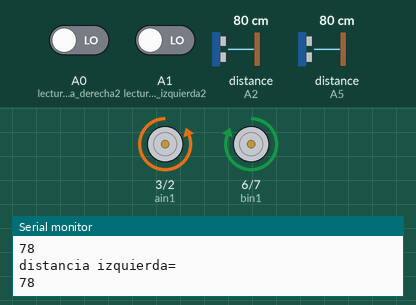
A sketch run on a simulated Arduino Uno, built with avr-gcc and run on an emulated ATmega328P. On the bench: motor-driver pin pairs drawn as motors (green arrow = first pin HIGH = forward, orange = second pin HIGH = backward, longer = more drive), the last lines printed to the serial monitor. Wiring (inferred from the names in the program): 2 × ultrasonic range finder: trigger A3, echo A2 / trigger A4, echo A5. The inputs (shaded band) are chosen by the test bench; at power-on: distance to the obstacle (sensors on A5, A2) 80 cm, A0 (lectura_linea_derecha2) LOW, A1 (lectura_linea_izquierda2) LOW. The echo pulse lasts 58.3 µs per cm.

Above: at 6.2 s.
6.3 s: distance to the obstacle (sensor on A5) set to 23 cm
9.3 s: distance to the obstacle (sensor on A5) set to 19 cm
At 9.9 s:
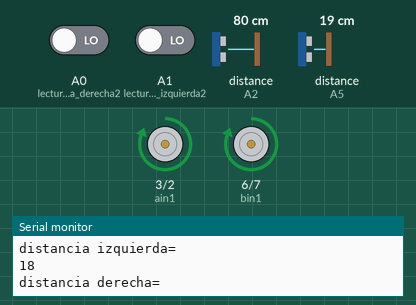
13.8 s: distance to the obstacle (sensor on A5) set to 35 cm
At 14.7 s:
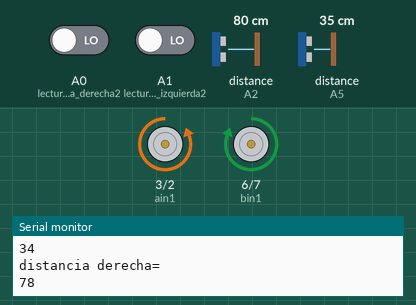
16.8 s: distance to the obstacle (sensor on A5) set to 18 cm
At 17.6 s:
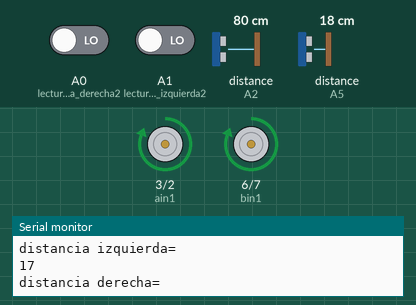
Timing chart, 0 to 19.8 s (numbered marks = the images above; inputs shaded):
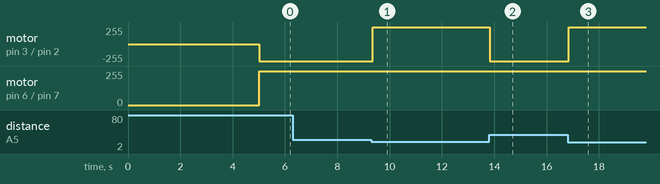

Measured:
- the behaviour switches between 22 and 21 cm on distance to the obstacle (sensor on A5) (found by bisection; images 0 and 1)
- after the input at 9.3 s, motor on pin 3 (ain1) / pin 2 (ain2): backward 255/255 → forward 255/255 after 0.06 s
- after the input at 13.8 s, motor on pin 3 (ain1) / pin 2 (ain2): forward 255/255 → backward 255/255 at once
- after the input at 16.8 s, motor on pin 3 (ain1) / pin 2 (ain2): backward 255/255 → forward 255/255 after 0.05 s

The sketch:

MINISUMO_arduino.ino
```cpp
int pud = A3; // parlante derecha,trigger rigth
int puc = A4;
//int pui A7;
int mud = A2; // microfono derecha,echo right
int muc = A5;
//int mui A6;
//conexiones motor
int pwma = 0;
int ain1 = 3; //derecha
int ain2 = 2;
int pwmb = 1;
int bin1 = 6; //izquierda lado de gnd
int bin2 = 7;
//variables calculo ultrasonico
long dd,dc,di;//distancia derecha,central e izquierda respectivamente
long td,tc,ti;//tiempo derecha,central e izquierda
float vel = 0.017;
//CNY70
int lectura_linea_derecha2 = A0;//IO13
int lectura_linea_izquierda2 = A1;//IO27
int llii;
int lldd;

void setup() {
  Serial.begin(9600);
  delay(5000);
  pinMode(pud, OUTPUT);
  pinMode(puc, OUTPUT);
 // pinMode(pui, OUTPUT);
  pinMode(mud, INPUT);
  pinMode(muc, INPUT);
 // pinMode(mui, INPUT);
  pinMode(ain1, OUTPUT);
  pinMode(ain2, OUTPUT);
  pinMode(bin1, OUTPUT);
  pinMode(bin2, OUTPUT);
  pinMode(lectura_linea_derecha2, INPUT);
  pinMode(lectura_linea_izquierda2, INPUT);
}

void loop() {
      llii = digitalRead(lectura_linea_izquierda2); //Sensor de línea izquierdo
      lldd = digitalRead(lectura_linea_derecha2); //Sensor de línea derecho
      //--------------------------------------------------------------------------------------------------------------------------------------------------
      // estrategia basica
      ultrasonicos();
/*
      while(dc>5 && dd>5){
        // derecha(); delayMicroseconds(30);
      reversa();
      }
      if (dd<=5)
      {        adelante();      }
      else if (dc<=5)//izquierda
      {  //      izquierda();        delay(100);        adelante();
      reversa();
      }
*/
      if(dc<=20)
      { adelante();   }
      else
      { vueltas();
      delayMicroseconds(10);}
      CNY70();

}
//--------------------------------------------------------------------------------------------------------------------------------------------------
//deteccion ultrasonicos
void ultrasonicos() {
  //deteccion objetivo ultrasonico derecho
  digitalWrite(pud, HIGH);
  delayMicroseconds(10);
  digitalWrite(pud, LOW);
  td = pulseIn(mud, HIGH);
  dd = vel * td;
  Serial.println("distancia derecha=");
  Serial.println(dd);


  //deteccion objetivo ultrasonico central
  digitalWrite(puc, HIGH);
  delayMicroseconds(10);
  digitalWrite(puc, LOW);
  tc = pulseIn(muc, HIGH);
  dc = vel * tc;
  Serial.println("distancia izquierda=");
  Serial.println(dc)
  ;
//delay();probar cual valor utilizar
}
        //--------------------------------------------------------------------------------------------------------------------------------------------------
     //deteccion de lineas
void CNY70() {
      if (llii == 1) {//1== blanco,por lo que si nuestra superfice de pelea es negra usamos 1
        derecha();
        delayMicroseconds(10);
        adelante();
      }
      if (lldd == 1) {//0=negro,por lo que si actualemente queremos evitar que el robot salga del ring usamos esta configuracion de lldd==1
        izquierda();
        delayMicroseconds(10);
        adelante();
      }
}
//--------------------------------------------------------------------------------------------------------------------------------------------------
//movimientos

void vueltas(){
  derecha(); }

void adelante() {
  digitalWrite(ain1, HIGH);
  digitalWrite(ain2, LOW);
  digitalWrite(bin1, HIGH);
  digitalWrite(bin2, LOW);
}
//sobre su propio eje
void derecha() {
  digitalWrite(ain1, LOW);
  digitalWrite(ain2, HIGH);
  digitalWrite(bin1, HIGH);
  digitalWrite(bin2, LOW);
}
//sobre su propio eje
void izquierda() {
  digitalWrite(ain1, HIGH);
  digitalWrite(ain2, LOW);
  digitalWrite(bin1, LOW);
  digitalWrite(bin2, HIGH);
}
//marcha atras
void reversa() {
  digitalWrite(ain1, LOW);
  digitalWrite(ain2, HIGH);
  digitalWrite(bin1, LOW);
  digitalWrite(bin2, HIGH);
}

void detener() {
  digitalWrite(ain1, LOW);
  digitalWrite(ain2, LOW);
  digitalWrite(bin1, LOW);
  digitalWrite(bin2, LOW);
}
```
